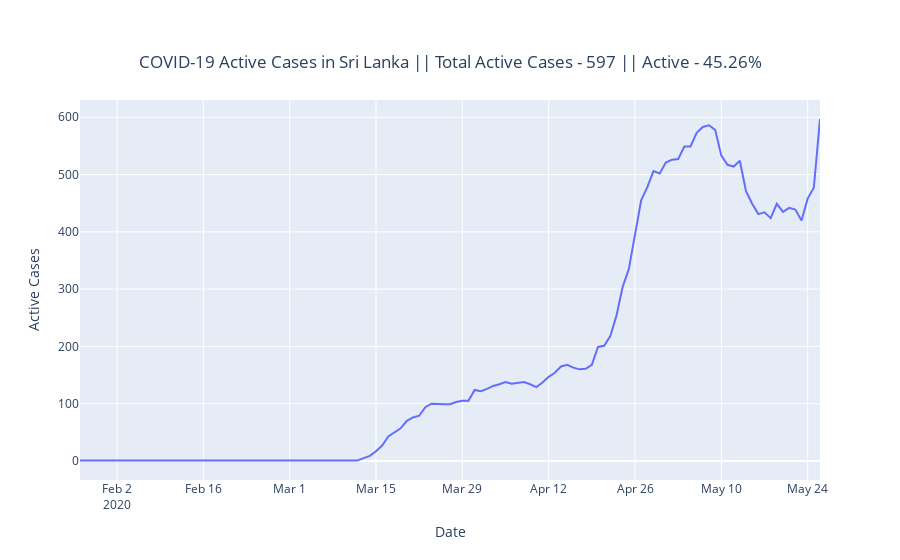

The cell this chart's notebook holds for it:
### Markdown cell above
# Total Active Cases

### Code cell
x = date_objects
y = active_list
fig = go.Figure(data=go.Scatter(x=x, y=y))
yLabelTitle(fig,y)
fig.show()
